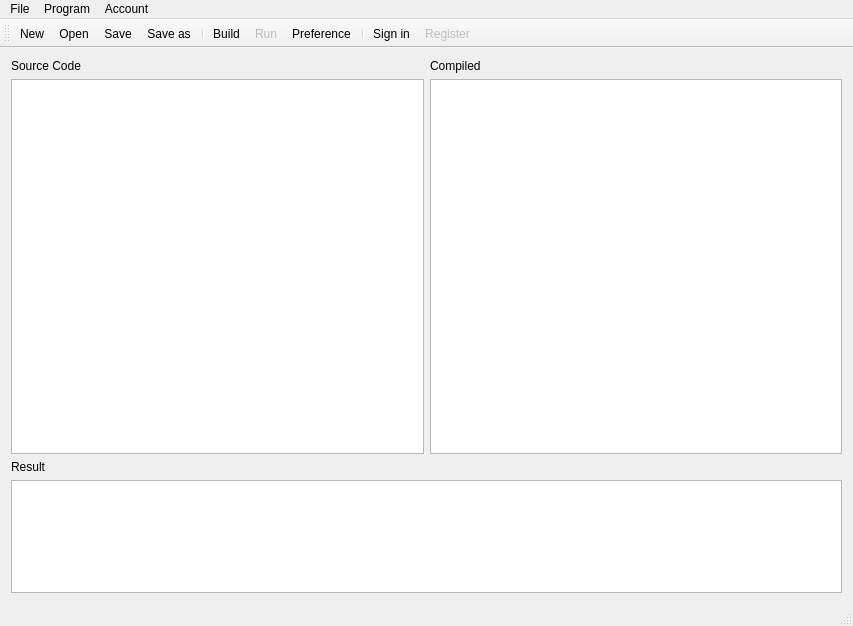
<?xml version="1.0" encoding="UTF-8"?>
<ui version="4.0">
 <class>MainWindow</class>
 <widget class="QMainWindow" name="MainWindow">
  <property name="geometry">
   <rect>
    <x>0</x>
    <y>0</y>
    <width>853</width>
    <height>626</height>
   </rect>
  </property>
  <property name="windowTitle">
   <string>MainWindow</string>
  </property>
  <widget class="QWidget" name="centralWidget">
   <layout class="QVBoxLayout" name="verticalLayout_3" stretch="7,0,2">
    <item>
     <layout class="QHBoxLayout" name="horizontalLayout_2">
      <item>
       <layout class="QVBoxLayout" name="verticalLayout">
        <item>
         <widget class="QLabel" name="label">
          <property name="text">
           <string>Source Code</string>
          </property>
          <property name="scaledContents">
           <bool>false</bool>
          </property>
          <property name="wordWrap">
           <bool>false</bool>
          </property>
         </widget>
        </item>
        <item>
         <widget class="QTextEdit" name="txtSourceCode">
          <property name="enabled">
           <bool>true</bool>
          </property>
         </widget>
        </item>
       </layout>
      </item>
      <item>
       <layout class="QVBoxLayout" name="verticalLayout_2">
        <item>
         <widget class="QLabel" name="label_2">
          <property name="text">
           <string>Compiled</string>
          </property>
          <property name="scaledContents">
           <bool>false</bool>
          </property>
          <property name="wordWrap">
           <bool>false</bool>
          </property>
         </widget>
        </item>
        <item>
         <widget class="QTextEdit" name="txtCompiled">
          <property name="readOnly">
           <bool>true</bool>
          </property>
         </widget>
        </item>
       </layout>
      </item>
     </layout>
    </item>
    <item>
     <layout class="QHBoxLayout" name="horizontalLayout" stretch="1">
      <item>
       <widget class="QLabel" name="label_3">
        <property name="text">
         <string>Result</string>
        </property>
       </widget>
      </item>
     </layout>
    </item>
    <item>
     <widget class="QTextEdit" name="txtResult">
      <property name="readOnly">
       <bool>true</bool>
      </property>
     </widget>
    </item>
   </layout>
  </widget>
  <widget class="QMenuBar" name="menuBar">
   <property name="geometry">
    <rect>
     <x>0</x>
     <y>0</y>
     <width>853</width>
     <height>26</height>
    </rect>
   </property>
   <widget class="QMenu" name="menuFile">
    <property name="title">
     <string>File</string>
    </property>
    <addaction name="actionNew"/>
    <addaction name="actionOpen"/>
    <addaction name="actionSave"/>
    <addaction name="actionSave_as"/>
    <addaction name="separator"/>
    <addaction name="actionExit"/>
   </widget>
   <widget class="QMenu" name="menuBuild">
    <property name="title">
     <string>Program</string>
    </property>
    <addaction name="actionBuild"/>
    <addaction name="actionRun"/>
    <addaction name="actionPreference"/>
   </widget>
   <widget class="QMenu" name="menuAccount">
    <property name="title">
     <string>Account</string>
    </property>
    <addaction name="actionSign_in"/>
    <addaction name="actionRegister"/>
   </widget>
   <addaction name="menuFile"/>
   <addaction name="menuBuild"/>
   <addaction name="menuAccount"/>
  </widget>
  <widget class="QToolBar" name="mainToolBar">
   <attribute name="toolBarArea">
    <enum>TopToolBarArea</enum>
   </attribute>
   <attribute name="toolBarBreak">
    <bool>false</bool>
   </attribute>
   <addaction name="actionNew"/>
   <addaction name="actionOpen"/>
   <addaction name="actionSave"/>
   <addaction name="actionSave_as"/>
   <addaction name="separator"/>
   <addaction name="actionBuild"/>
   <addaction name="actionRun"/>
   <addaction name="actionPreference"/>
   <addaction name="separator"/>
   <addaction name="actionSign_in"/>
   <addaction name="actionRegister"/>
  </widget>
  <widget class="QStatusBar" name="statusBar"/>
  <action name="actionNew">
   <property name="icon">
    <iconset resource="mainwindow.qrc">
     <normaloff>:/images/new.png</normaloff>:/images/new.png</iconset>
   </property>
   <property name="text">
    <string>New</string>
   </property>
   <property name="toolTip">
    <string>New file</string>
   </property>
   <property name="shortcut">
    <string>Ctrl+N</string>
   </property>
  </action>
  <action name="actionOpen">
   <property name="icon">
    <iconset resource="mainwindow.qrc">
     <normaloff>:/images/open.png</normaloff>:/images/open.png</iconset>
   </property>
   <property name="text">
    <string>Open</string>
   </property>
   <property name="toolTip">
    <string>Open file</string>
   </property>
   <property name="shortcut">
    <string>Ctrl+O</string>
   </property>
  </action>
  <action name="actionSave">
   <property name="icon">
    <iconset resource="mainwindow.qrc">
     <normaloff>:/images/save.png</normaloff>:/images/save.png</iconset>
   </property>
   <property name="text">
    <string>Save</string>
   </property>
   <property name="toolTip">
    <string>Save file</string>
   </property>
   <property name="shortcut">
    <string>Ctrl+S</string>
   </property>
  </action>
  <action name="actionSave_as">
   <property name="icon">
    <iconset resource="mainwindow.qrc">
     <normaloff>:/images/save_as.png</normaloff>:/images/save_as.png</iconset>
   </property>
   <property name="text">
    <string>Save as</string>
   </property>
   <property name="toolTip">
    <string>Save file as</string>
   </property>
   <property name="shortcut">
    <string>Alt+S</string>
   </property>
  </action>
  <action name="actionExit">
   <property name="icon">
    <iconset theme="exit.png" resource="mainwindow.qrc">
     <normaloff>:/images/exit.png</normaloff>:/images/exit.png</iconset>
   </property>
   <property name="text">
    <string>Exit</string>
   </property>
   <property name="toolTip">
    <string>Exit</string>
   </property>
  </action>
  <action name="actionBuild">
   <property name="icon">
    <iconset resource="mainwindow.qrc">
     <normaloff>:/images/build.png</normaloff>:/images/build.png</iconset>
   </property>
   <property name="text">
    <string>Build</string>
   </property>
   <property name="shortcut">
    <string>Ctrl+B</string>
   </property>
  </action>
  <action name="actionRun">
   <property name="enabled">
    <bool>false</bool>
   </property>
   <property name="icon">
    <iconset resource="mainwindow.qrc">
     <normaloff>:/images/run.png</normaloff>:/images/run.png</iconset>
   </property>
   <property name="text">
    <string>Run</string>
   </property>
   <property name="shortcut">
    <string>F5</string>
   </property>
  </action>
  <action name="actionSign_in">
   <property name="icon">
    <iconset resource="mainwindow.qrc">
     <normaloff>:/images/signin.png</normaloff>:/images/signin.png</iconset>
   </property>
   <property name="text">
    <string>Sign in</string>
   </property>
  </action>
  <action name="actionRegister">
   <property name="enabled">
    <bool>false</bool>
   </property>
   <property name="icon">
    <iconset resource="mainwindow.qrc">
     <normaloff>:/images/register.png</normaloff>:/images/register.png</iconset>
   </property>
   <property name="text">
    <string>Register</string>
   </property>
   <property name="visible">
    <bool>false</bool>
   </property>
  </action>
  <action name="actionPreference">
   <property name="icon">
    <iconset resource="mainwindow.qrc">
     <normaloff>:/images/settings.png</normaloff>:/images/settings.png</iconset>
   </property>
   <property name="text">
    <string>Preference</string>
   </property>
  </action>
 </widget>
 <layoutdefault spacing="6" margin="11"/>
 <resources>
  <include location="mainwindow.qrc"/>
 </resources>
 <connections/>
</ui>
